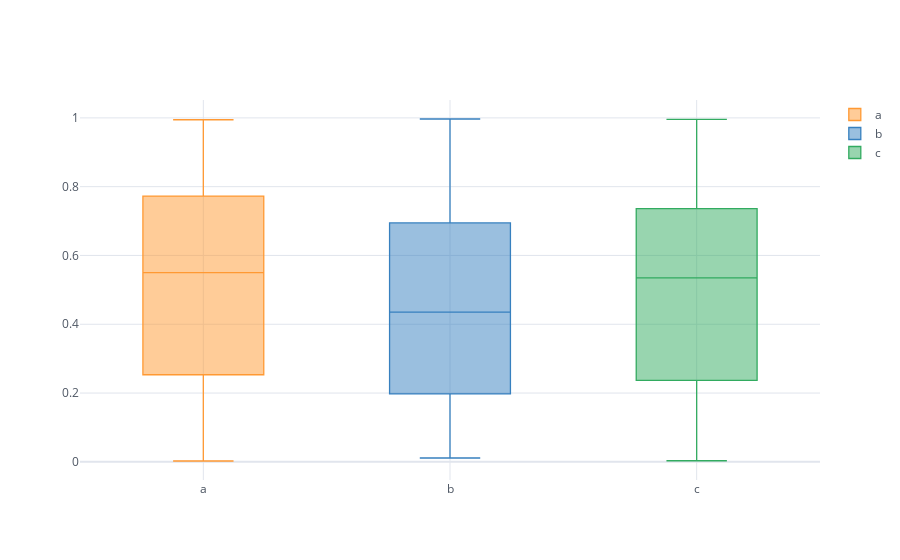

This figure's notebook cell:
### Code cell
df.iplot(kind = 'box')

### Figure 1 — Plotly figure (JSON) as saved in the notebook; plotly's stock layout.template omitted (floating-point values rounded to 4 significant figures; data arrays with more than 128 entries replaced by an {"elided": "..."} marker saying what was removed)
{"data": [{"boxpoints": false, "line": {"width": 1.3}, "marker": {"color": "rgba(255, 153, 51, 1.0)"}, "name": "a", "orientation": "v", "type": "box", "y": {"elided": "200 float values"}}, {"boxpoints": false, "line": {"width": 1.3}, "marker": {"color": "rgba(55, 128, 191, 1.0)"}, "name": "b", "orientation": "v", "type": "box", "y": {"elided": "200 float values"}}, {"boxpoints": false, "line": {"width": 1.3}, "marker": {"color": "rgba(50, 171, 96, 1.0)"}, "name": "c", "orientation": "v", "type": "box", "y": {"elided": "200 float values"}}], "layout": {"autosize": true, "legend": {"bgcolor": "#FFFFFF", "font": {"color": "#4D5663"}}, "paper_bgcolor": "#FFFFFF", "plot_bgcolor": "#FFFFFF", "title": {"font": {"color": "#4D5663"}}, "xaxis": {"autorange": false, "gridcolor": "#E1E5ED", "range": [-0.5, 2.5], "showgrid": true, "tickfont": {"color": "#4D5663"}, "title": {"font": {"color": "#4D5663"}, "text": ""}, "type": "category", "zerolinecolor": "#E1E5ED"}, "yaxis": {"autorange": false, "gridcolor": "#E1E5ED", "range": [-0.05281, 1.052], "showgrid": true, "tickfont": {"color": "#4D5663"}, "title": {"font": {"color": "#4D5663"}, "text": ""}, "type": "linear", "zerolinecolor": "#E1E5ED"}}}
